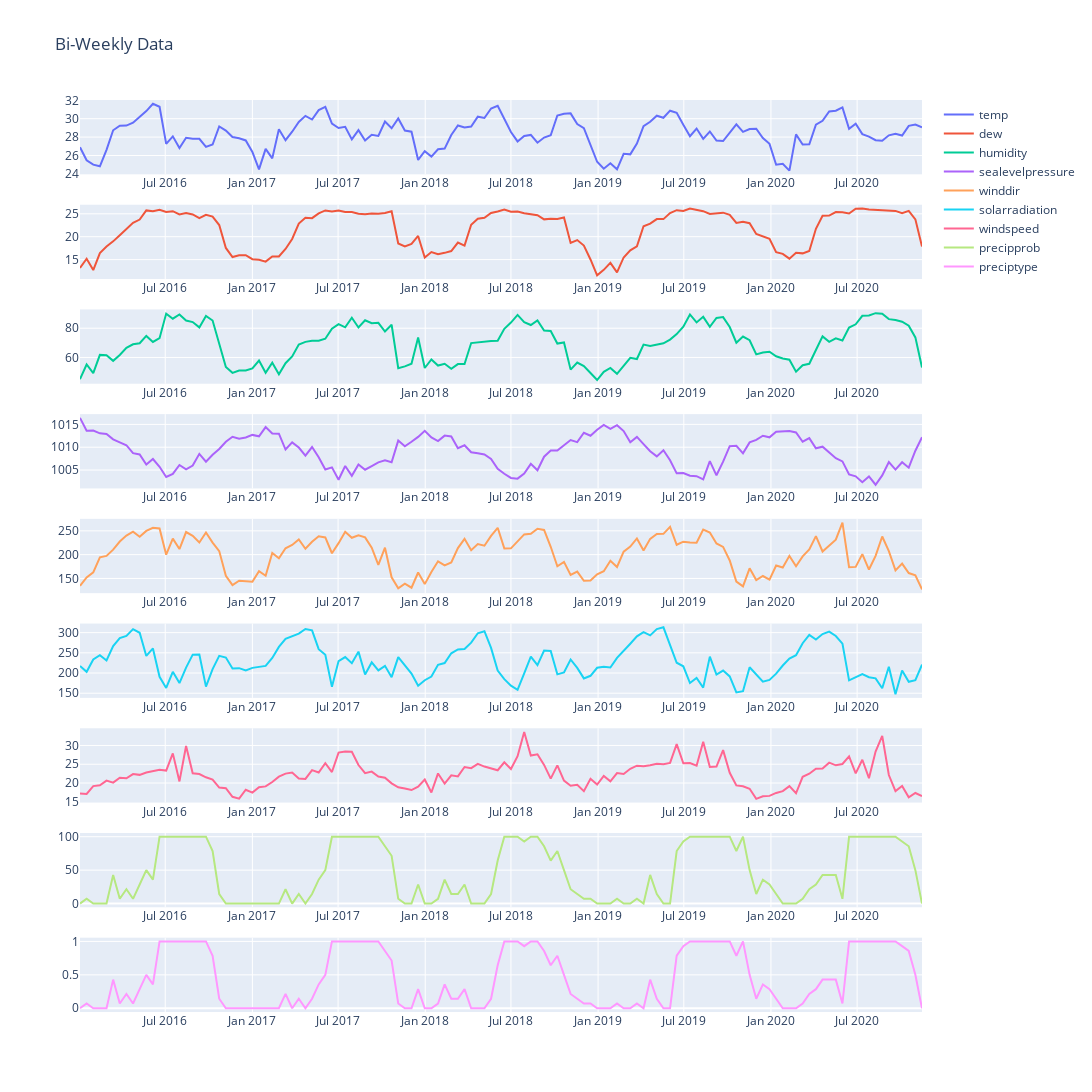

Notebook code cell kept with this figure:
### Code cell
# Create subplots for bi-weekly data visualisation
plot_rows = 9
plot_cols = 1
fig = make_subplots(rows=plot_rows, cols=plot_cols)

# Add traces to the subplots
x = 0
for i in range(1, plot_rows + 1):
    for j in range(1, plot_cols + 1):
        fig.add_trace(
            go.Scatter(
                x=df.index, y=df[df.columns[x]].values, name=df.columns[x], mode="lines"
            ),
            row=i,
            col=j,
        )
        x += 1

# Format and display the figure
fig.update_layout(height=1200, width=1200,title_text="Bi-Weekly Data")
fig.show()
